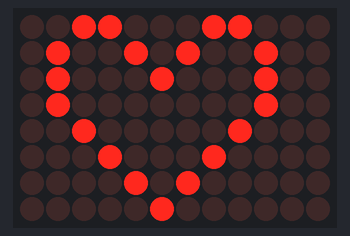
A sketch run on a simulated Arduino Uno R4 WiFi. On the bench: 12×8 LED matrix.

Above: at 0.1 s.

The sketch:

matrix1_sample.ino
```cpp
// matrix1_sample（LEDマトリクス：完成サンプル）
// ハートの絵を、UNO R4 WiFi の 12×8 LEDマトリクスに表示します。
// 絵のデータは「animation.h」タブに入っています。

#include "Arduino_LED_Matrix.h"   // LEDマトリクスを使うためのライブラリ
#include "animation.h"            // 絵のデータ（animation.h タブ）

ArduinoLEDMatrix matrix;          // LEDマトリクスを使う準備

void setup() {
  matrix.begin();                 // LEDマトリクスを使い始める
  matrix.loadFrame(animation[0]); // 1枚目の絵を表示する
}

void loop() {
  // 表示した絵は、次に変えるまで表示されたままです。
  // ここには何も書かなくてOKです。
}
```

animation.h
```cpp
const uint32_t animation[][4] = {
	{
		0x3184a444,
		0x44042081,
		0x100a0040,
		66
	}
};
```
